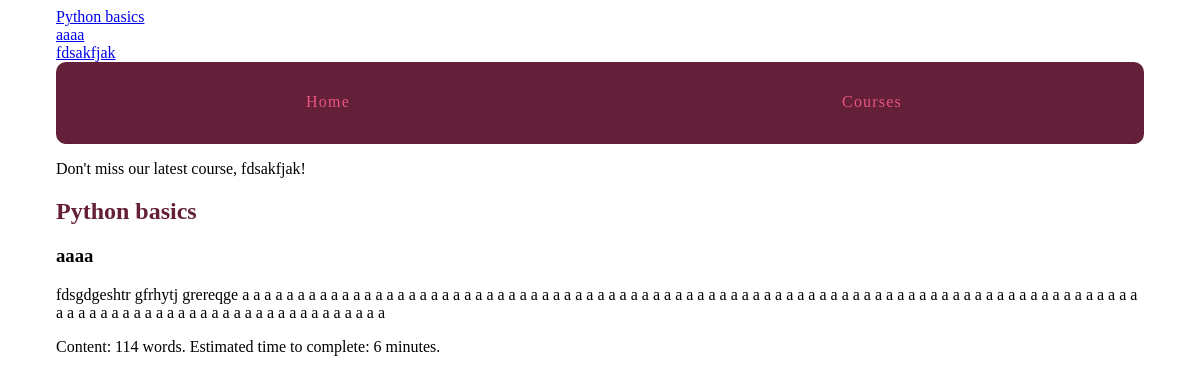
The page /courses/1/1/ on the database its author committed.
### courses/models.py (models this page shows, shortened)
class Course(models.Model):
    created_at = models.DateTimeField(auto_now_add=True)
    title = models.CharField(max_length=255)
    description = models.TextField()
    def __str__(self):
        return self.title

class Step(models.Model):
    title = models.CharField(max_length=255)
    description = models.TextField()
    content = models.TextField(blank=True, default='')
    order = models.IntegerField(default=0)
    course = models.ForeignKey(Course)
    class Meta:
            ordering = ['order',]

### courses/views.py (the view)
# urls.py: url(r'(?P<course_pk>\d+)/(?P<step_pk>\d+)/$', views.step_detail, name='step'),
def step_detail(request, course_pk, step_pk):
    step = Step.objects.get(course_id=course_pk, pk=step_pk)
    return render(request, 'courses/step_detail.html', {'step': step})

### courses/templatetags/course_extras.py (called while the page is built)
@register.simple_tag
def newest_course():
    return Course.objects.latest('created_at')

@register.inclusion_tag('courses/course_nav.html')
def nav_courses_list():
    courses = Course.objects.all()
    return {'courses': courses}

@register.filter('time_estimate')
def time_estimate(word_count):
    minutes = round(word_count / 20)
    return minutes

### courses/templates/courses/step_detail.html (shortened to what this page needs)
{% extends 'layout.html' %}
{% load course_extras %}
{% block content %}
<article>
    <h2><a href="{% url 'courses:detail' pk=step.course.pk %}">{{ step.course.title }}</a></h2>
    <h3>{{ step.title }}</h3>
    {% with con=step.content %}
        {{ con|linebreaks }} Content: {{ con|wordcount }} words.
        Estimated time to complete: {{ con|wordcount|time_estimate }} minute{{ con|wordcount|time_estimate|pluralize }}.
    {% endwith %}
</article>
{% endblock %}

### templates/layout.html (shortened to what this page needs)
{% load static from staticfiles %}
{% load course_extras %}
<!doctype html>
<html lang="en">
<head>
    <link rel="stylesheet" href="{% static 'css/layout.css' %}">
</head>
<body>
    <div class="site-container">
        <div>{% nav_courses_list %}</div>
        <nav>
            <a href="#">Home</a>
            <a href="{% url 'courses:list' %}">Courses</a>
        </nav>
        <p>Don't miss our latest course, {% newest_course %}!</p>
    {% block content %}{% endblock %}
    </div>
</body>
</html>

### courses/templates/courses/course_nav.html
{% for course in courses %}
    <div><a href="{% url 'courses:detail' pk=course.pk %}">{{ course.title }}</a></div>
{% endfor %}

### assets/css/layout.css (style rules this page uses)
html { box-sizing: border-box; }
*, *::after, *::before { box-sizing: inherit; }
.site-container { max-width: 68em; margin-left: auto; margin-right: auto; }
.site-container::after { clear: both; content: ""; display: table; }
.site-container nav { width: 100%; display: table; width: 100%; table-layout: fixed; border-bottom-left-radius: 10px; border-bottom-right-radius: 10px; border-top-left-radius: 10px; border-top-right-radius: 10px; border-bottom-left-radius: 10px; border-top-left-radius: 10px; border-bottom-right-radius: 10px; border-top-right-radius: 10px; background-color: #642039; margin-bottom: 1em; overflow: hidden; }
.site-container nav a { display: table-cell; width: 8.33333%; padding: 10px; border-bottom: 2px solid #642039; color: #e6557e; letter-spacing: 0.075em; line-height: 60px; text-align: center; text-decoration: none; }
article h2 a, article h3 a { color: #642039; text-decoration: none; }

### rows shown on the page
Course: title "Python basics"
Course: title "aaaa"
Course: title "fdsakfjak"
Step: course "Python basics", title "aaaa", content "fdsgdgeshtr gfrhytj grereqge a a a a a a a a a a a a a a a a a a a a a a a a a a a a a a a a a a a a a a a a a a a a a a a a a a a a a a a a a a a a a a a a a a a a a a a a a a a a a a a a a a a a a a a a a a a a a a a a a a a a a a a a a a a a a a a", content "114", content "6"
